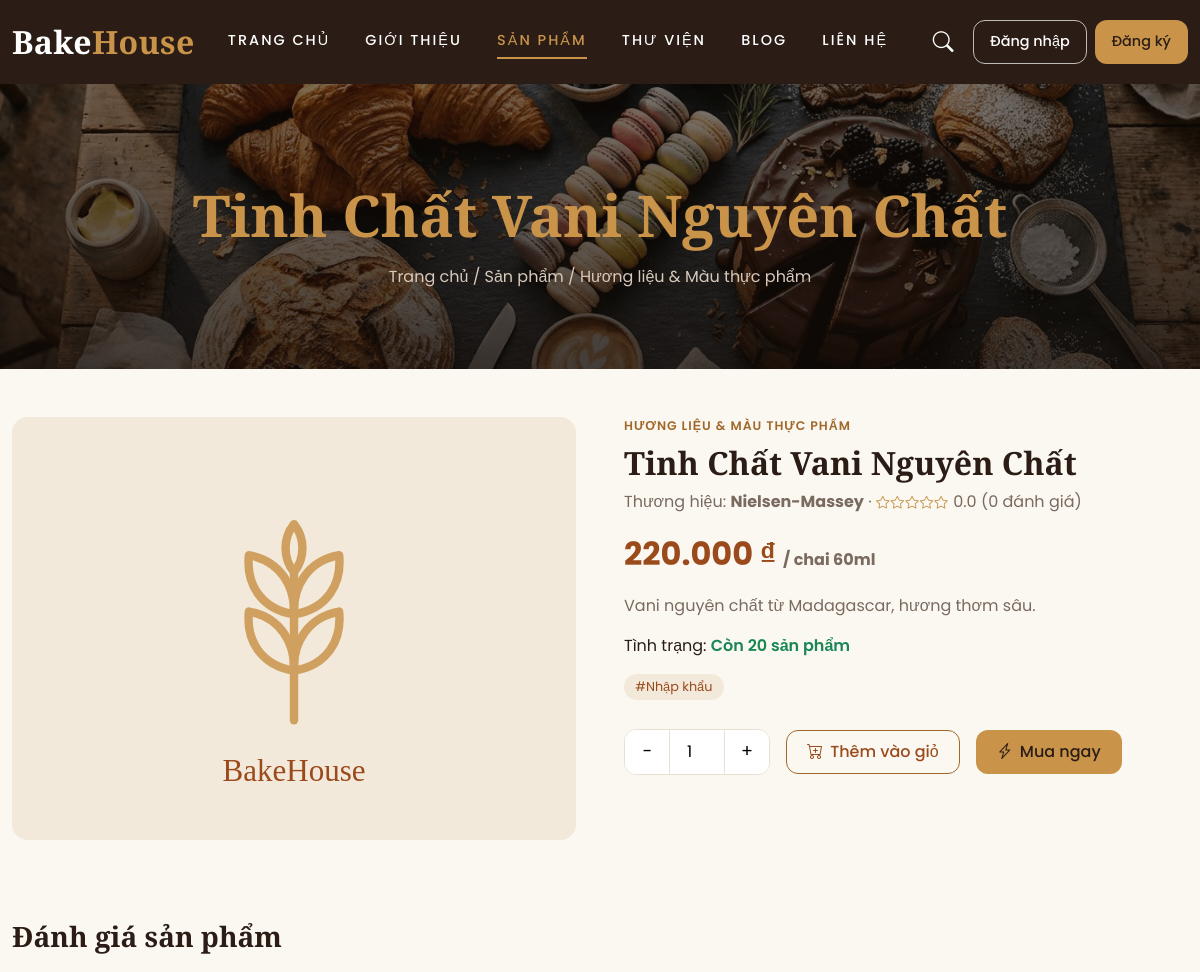
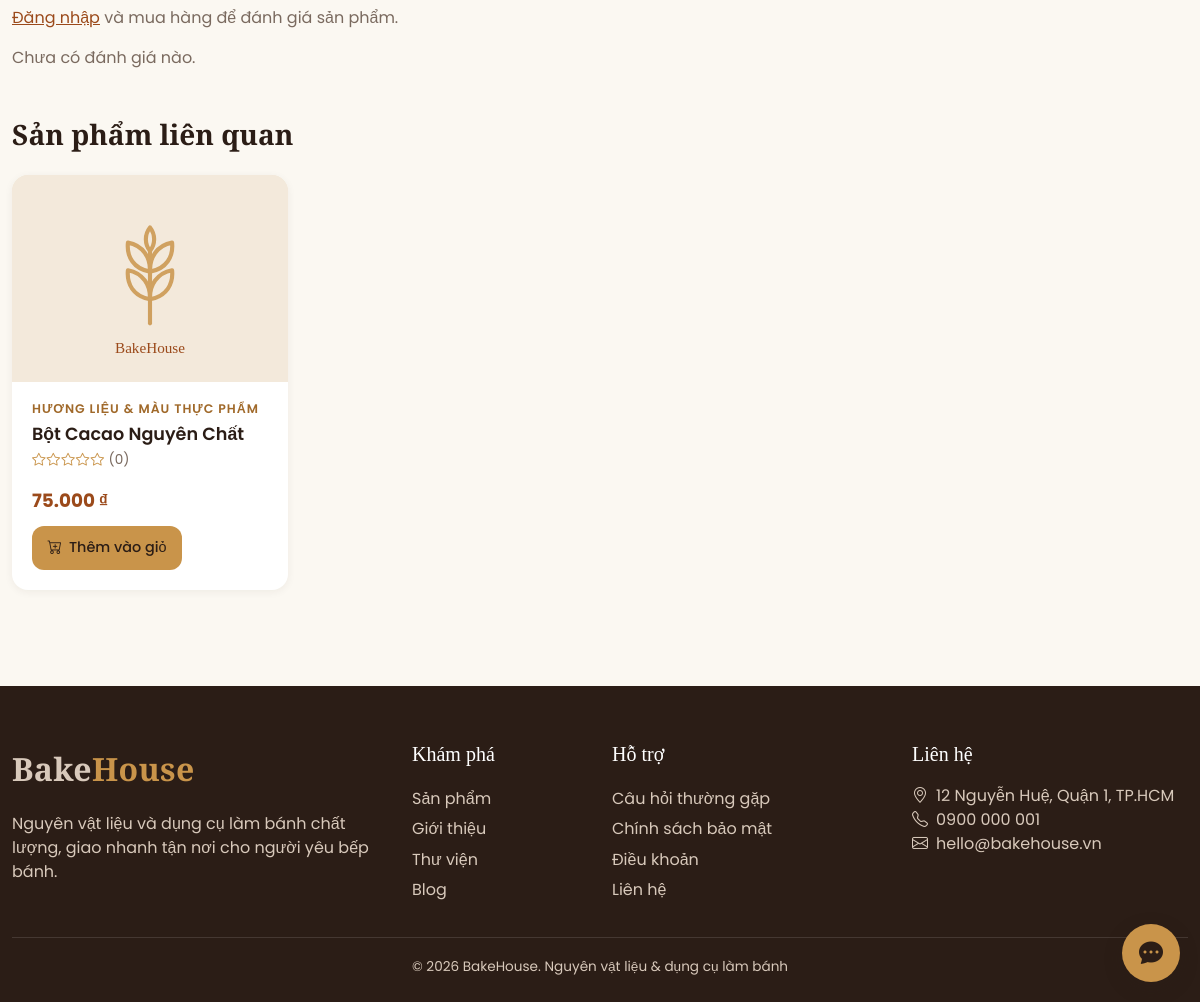
Screenshot of /products/tinh-chat-vani with the database file from the repository (2 pictures, top to bottom).
### tables this page shows
CREATE TABLE products (
    id BIGINT UNSIGNED NOT NULL AUTO_INCREMENT,
    category_id BIGINT UNSIGNED NOT NULL,
    brand_id BIGINT UNSIGNED NULL,
    name VARCHAR(190) NOT NULL,
    slug VARCHAR(210) NOT NULL,
    description TEXT NULL,
    unit VARCHAR(30) NOT NULL DEFAULT 'gói',
    price INT UNSIGNED NOT NULL,
    stock_quantity INT UNSIGNED NOT NULL DEFAULT 0,
    image_path VARCHAR(255) NULL,
    is_featured TINYINT(1) NOT NULL DEFAULT 0,
    is_active TINYINT(1) NOT NULL DEFAULT 1,
    rating_avg DECIMAL(3,2) NOT NULL DEFAULT 0.00,
    rating_count INT UNSIGNED NOT NULL DEFAULT 0,
    created_at TIMESTAMP NOT NULL DEFAULT CURRENT_TIMESTAMP,
    updated_at TIMESTAMP NOT NULL DEFAULT CURRENT_TIMESTAMP ON UPDATE CURRENT_TIMESTAMP,
    PRIMARY KEY (id),
    UNIQUE KEY uq_products_slug (slug),
    KEY idx_products_category (category_id),
    KEY idx_products_brand (brand_id),
    KEY idx_products_active_created (is_active, created_at),
    FULLTEXT KEY ft_products_name (name),
    CONSTRAINT fk_products_category FOREIGN KEY (category_id) REFERENCES categories (id),
    CONSTRAINT fk_products_brand FOREIGN KEY (brand_id) REFERENCES brands (id) ON DELETE SET NULL
);

CREATE TABLE categories (
    id BIGINT UNSIGNED NOT NULL AUTO_INCREMENT,
    name VARCHAR(120) NOT NULL,
    slug VARCHAR(140) NOT NULL,
    description TEXT NULL,
    image_path VARCHAR(255) NULL,
    is_active TINYINT(1) NOT NULL DEFAULT 1,
    created_at TIMESTAMP NOT NULL DEFAULT CURRENT_TIMESTAMP,
    updated_at TIMESTAMP NOT NULL DEFAULT CURRENT_TIMESTAMP ON UPDATE CURRENT_TIMESTAMP,
    PRIMARY KEY (id),
    UNIQUE KEY uq_categories_slug (slug)
);

CREATE TABLE brands (
    id BIGINT UNSIGNED NOT NULL AUTO_INCREMENT,
    name VARCHAR(120) NOT NULL,
    slug VARCHAR(140) NOT NULL,
    created_at TIMESTAMP NOT NULL DEFAULT CURRENT_TIMESTAMP,
    updated_at TIMESTAMP NOT NULL DEFAULT CURRENT_TIMESTAMP ON UPDATE CURRENT_TIMESTAMP,
    PRIMARY KEY (id),
    UNIQUE KEY uq_brands_slug (slug)
);

CREATE TABLE tags (
    id BIGINT UNSIGNED NOT NULL AUTO_INCREMENT,
    name VARCHAR(80) NOT NULL,
    slug VARCHAR(100) NOT NULL,
    created_at TIMESTAMP NOT NULL DEFAULT CURRENT_TIMESTAMP,
    updated_at TIMESTAMP NOT NULL DEFAULT CURRENT_TIMESTAMP ON UPDATE CURRENT_TIMESTAMP,
    PRIMARY KEY (id),
    UNIQUE KEY uq_tags_slug (slug)
);

### src/Views/client/products/show.php (the view, shortened to what the rows shown need)
<?php
$inStock = (int) $product['stock_quantity'] > 0;
?>
<div class="container py-5">
    <div class="row g-5">
        <div class="col-md-6">
            <div class="bh-card__category"><?= e($product['category_name']) ?></div>
            <h2 class="my-2"><?= e($product['name']) ?></h2>
            <div class="mb-3 bh-muted">
                <?php if (!empty($product['brand_name'])) : ?>Thương hiệu: <strong><?= e($product['brand_name']) ?></strong> · <?php endif; ?>
                <?= render_stars((float) $product['rating_avg']) ?> <?= e(number_format((float) $product['rating_avg'], 1)) ?> (<?= (int) $product['rating_count'] ?> đánh giá)
            </div>
            <div class="bh-price fs-2 mb-3"><?= e(format_vnd((int) $product['price'])) ?> <small class="bh-muted fs-6">/ <?= e($product['unit']) ?></small></div>
            <p class="bh-muted"><?= nl2br(e($product['description'] ?? '')) ?></p>
            <p>Tình trạng: <?= $inStock ? '<span class="text-success fw-semibold">Còn ' . (int) $product['stock_quantity'] . ' sản phẩm</span>' : '<span class="text-danger fw-semibold">Hết hàng</span>' ?></p>
            <?php foreach ($tags as $tag) : ?><span class="bh-tag">#<?= e($tag['name']) ?></span><?php endforeach; ?>
            <?php if ($inStock) : ?>
                <form id="bhBuyNow" action="/checkout" method="get" class="d-flex flex-wrap gap-3 align-items-center mt-4">
                    <div class="bh-qty">
                    </div>
                    <button type="button" class="bh-btn bh-btn--outline" data-add-to-cart="<?= (int) $product['id'] ?>" data-qty-input="#bhQty"><i class="bi bi-cart-plus"></i> Thêm vào giỏ</button>
                    <button type="submit" class="bh-btn bh-btn--primary"><i class="bi bi-lightning-charge"></i> Mua ngay</button>
                </form>
            <?php endif; ?>
        </div>
    </div>
    <?php if ($related !== []) : ?>
        <section class="mt-5">
            <div class="row g-4 row-cols-1 row-cols-sm-2 row-cols-lg-4">
                <?php foreach ($related as $item) : ?><div class="col"><?php partial('product-card', ['product' => $item]); ?></div><?php endforeach; ?>
            </div>
        </section>
    <?php endif; ?>
</div>

### src/Helpers/functions.php (shortened to what the rows shown need)
<?php
if (!function_exists('e')) {
    function e(mixed $value): string
    {
        return htmlspecialchars((string) $value, ENT_QUOTES | ENT_SUBSTITUTE, 'UTF-8');
    }
}
if (!function_exists('format_vnd')) {
    function format_vnd(int|float $amount): string
    {
        return number_format((float) $amount, 0, ',', '.') . ' ₫';
    }
}
if (!function_exists('partial')) {
    function partial(string $name, array $data = []): void
    {
        extract($data, EXTR_SKIP);
        require BASE_PATH . '/src/Views/partials/' . $name . '.php';
    }
}
if (!function_exists('render_stars')) {
    function render_stars(float $rating): string
    {
        $html = '<span class="bh-stars" aria-label="' . e(number_format($rating, 1)) . ' trên 5 sao">';
        for ($i = 1; $i <= 5; $i++) {
            $icon = $rating >= $i ? 'bi-star-fill' : ($rating >= $i - 0.5 ? 'bi-star-half' : 'bi-star');
            $html .= '<i class="bi ' . $icon . '"></i>';
        }
        return $html . '</span>';
    }
}

### src/Views/partials/product-card.php (shortened to what the rows shown need)
<?php
$inStock = (int) $product['stock_quantity'] > 0; ?>
<article class="bh-card">
    <a class="bh-card__media" href="/products/<?= e($product['slug']) ?>">
        <img loading="lazy" src="<?= e(img_url($product['image_path'])) ?>" alt="<?= e($product['name']) ?>">
    </a>
    <div class="bh-card__body">
        <div class="bh-card__category"><?= e($product['category_name']) ?></div>
        <h3 class="bh-card__title"><a href="/products/<?= e($product['slug']) ?>"><?= e($product['name']) ?></a></h3>
        <div class="bh-card__meta">
            <?= render_stars((float) $product['rating_avg']) ?> <span>(<?= (int) $product['rating_count'] ?>)</span>
        </div>
        <div class="bh-card__footer">
            <span class="bh-price"><?= e(format_vnd((int) $product['price'])) ?></span>
            <?php if ($inStock) : ?>
                <button type="button" class="bh-btn bh-btn--primary bh-btn--sm" data-add-to-cart="<?= (int) $product['id'] ?>">
                    <i class="bi bi-cart-plus"></i> Thêm vào giỏ
                </button>
            <?php else : ?>
                <span class="badge text-bg-secondary">Hết hàng</span>
            <?php endif; ?>
        </div>
    </div>
</article>

### rows the page displays
products: category.name "HƯƠNG LIỆU & MÀU THỰC PHẨM", name "Tinh Chất Vani Nguyên Chất", brand.name "Nielsen-Massey", rating_avg "0.0", rating_count "0", price "220.000 ₫", unit "chai 60ml", description "Vani nguyên chất từ Madagascar, hương thơm sâu.", stock_quantity "20"
tags: name "Nhập khẩu"
products: category.name "HƯƠNG LIỆU & MÀU THỰC PHẨM", name "Bột Cacao Nguyên Chất", rating_count "0", price "75.000 ₫"

### other values shown
$label "TRANG CHỦ"
$label "GIỚI THIỆU"
$label "SẢN PHẨM"
$label "THƯ VIỆN"
$label "BLOG"
$label "LIÊN HỆ"
$heroTitle "Tinh Chất Vani Nguyên Chất"
$label "Trang chủ"
$label "Sản phẩm"
$label "Hương liệu & Màu thực phẩm"
lang('app.tagline') "Nguyên vật liệu & dụng cụ làm bánh"
